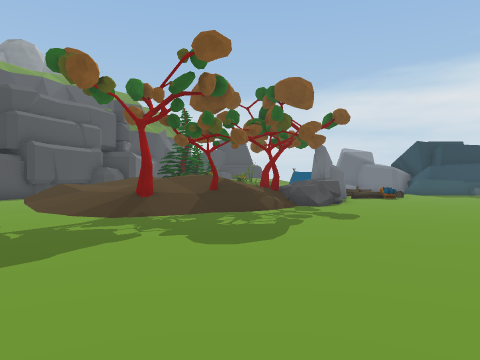
View 1 (above)

21 first-person views from a walk through a 3-D level made in the Unity game engine. The camera is 1.5 m above the floor, looks level and sees 70° across. The floor is counted in squares, 2 m on a side. Each view is taken from the middle of a square. On the plan, view 1 faces up. The plan holds only what a view shows up to about 11 squares ahead; the rest is blank. The place goes on beyond the plan. The player is left out. Some surface patterns are stand-ins.

View 2
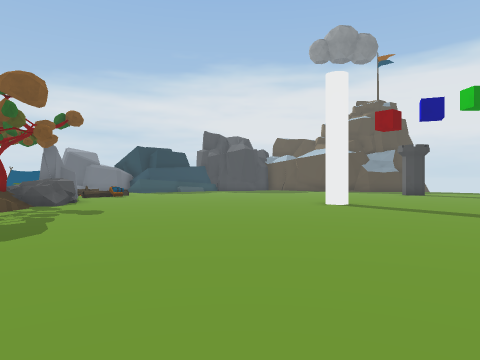

View 3
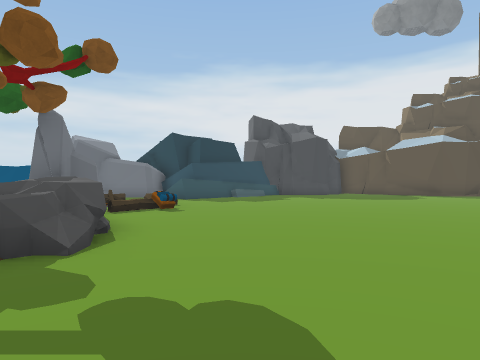

View 4
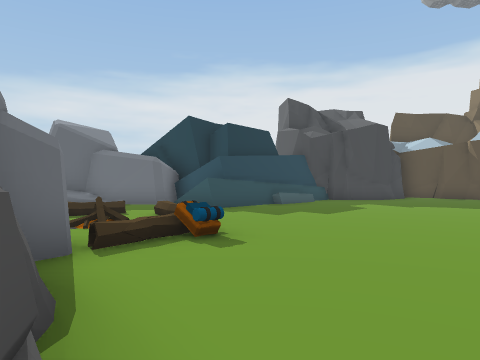

View 5
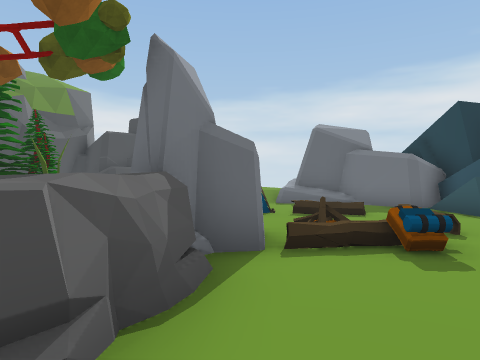

View 6
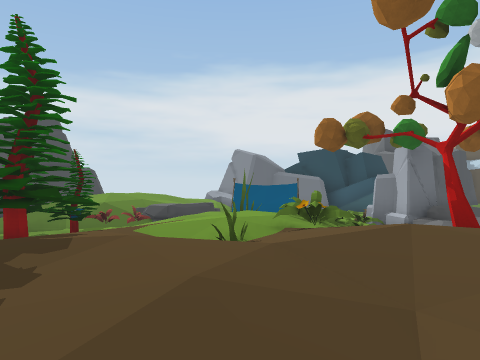

View 7
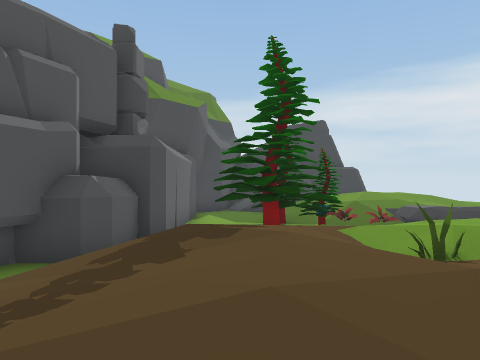

View 8
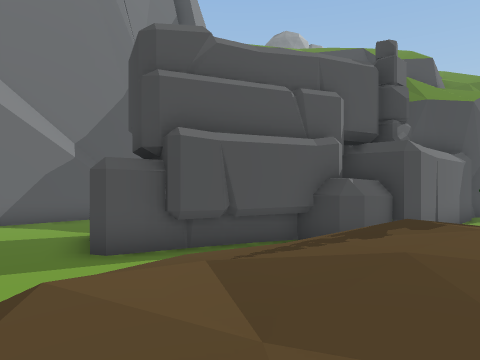

View 9
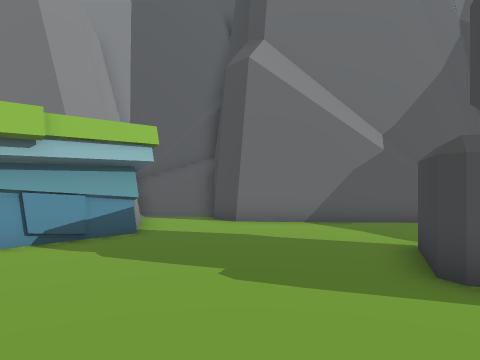

View 10
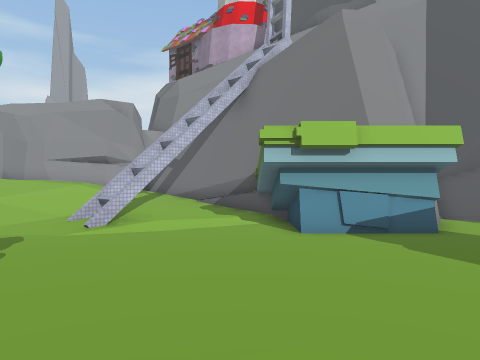

View 11
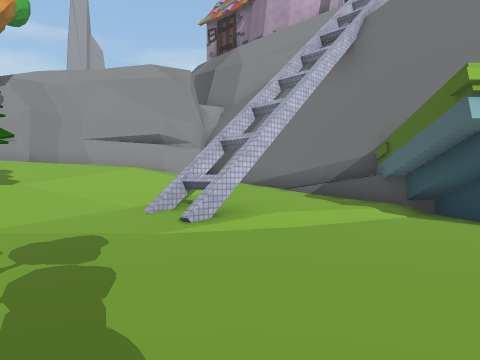

View 12
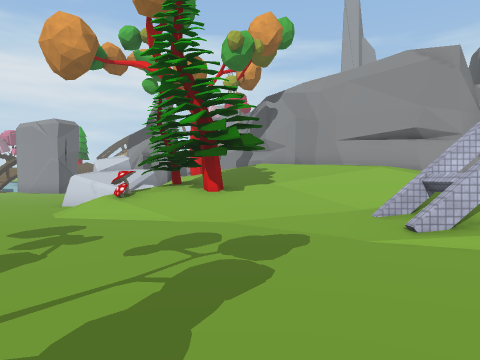

View 13
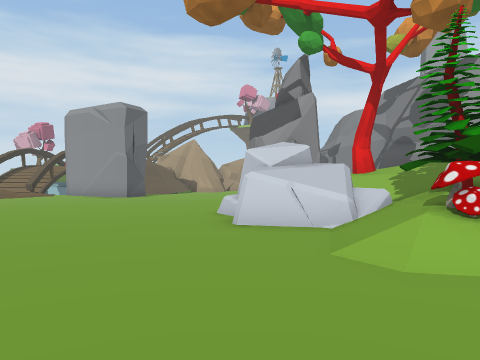

View 14
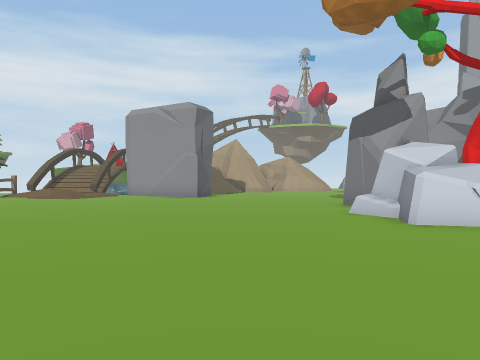

View 15
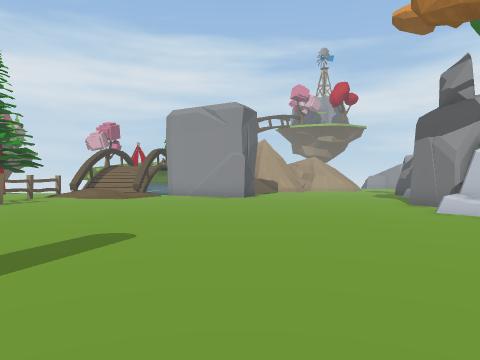

View 16
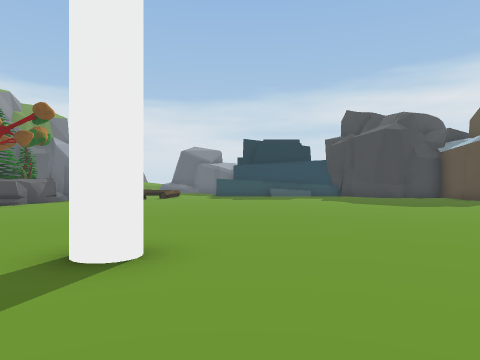

View 17
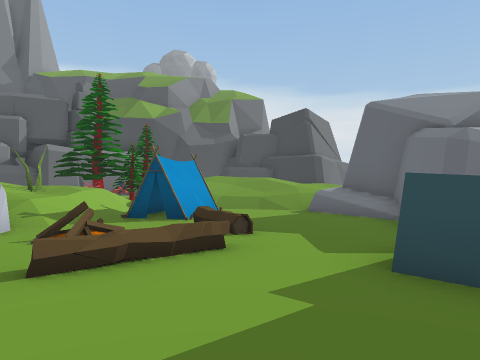

View 18
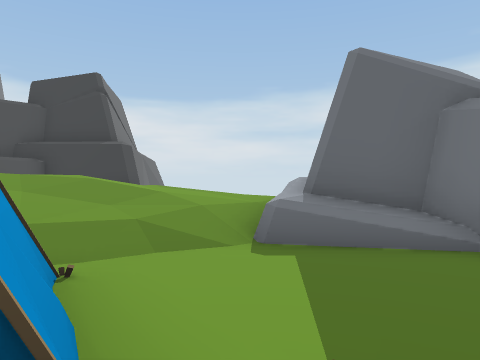

View 19
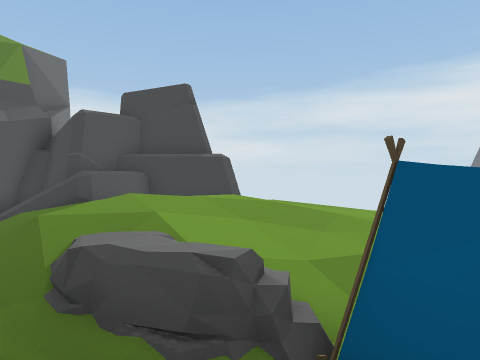

View 20
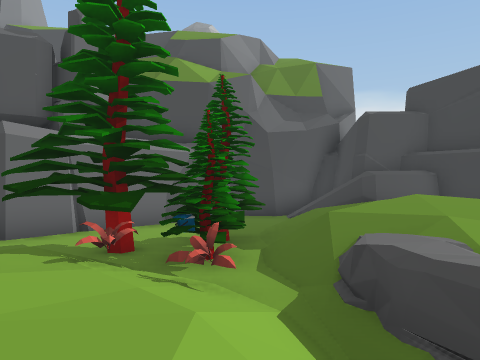

View 21
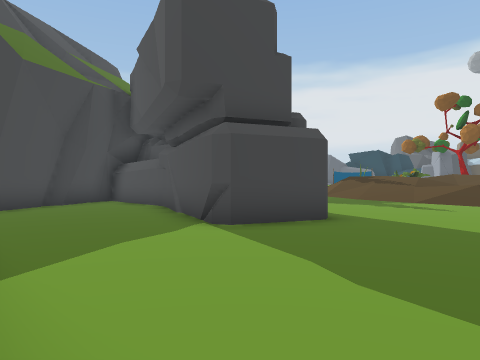

### Floor plan
Key: @ floor where view 1 was taken; # wall or solid block; . main floor; : floor 0.5 m higher than the main floor; + floor 1 m higher than the main floor; * floor 1.5 m higher than the main floor; % floor 2.5 m higher than the main floor; / step, stairs or slope; = window, fence, low wall or low ledge; ^ raised ledge; T tree; E tent; C campfire; R rock; P plant; O other object.
Columns run from 15 left of view 1 to 15 right of it. Each row starts with its distance up from view 1.
 28               #  #
 27           ###^^###
 26           # //#
 25          ##///#    //
 24          #.. //  ///+ #
 23          #..////**/// #
 22          #..T////////##
 21          #..TT///////^##
 20   ###    #.TTT.////....##
 19   #...#  #..TPP//REE....#
 18   ....#  #. T/////EEO...##
 17  ....#####    /////.....####
 16  ....###..  // /O+//C.O.....
 15 #....###  ////*/O/PR..:......
 14 #...####.////O/OO #R:O........
 13 #...###.=/////P  =/............
 12 #......./////// T/*............
 11 #.......//////  T/=............
 10 #........////////=.............
  9 ........./////T//..............
  8 ..........///T//...............
  7 ####........//................
  6    #..........................
  5    ##........................
  4    #....................#...
  3    #///.....................
  2   ##/////..................
  1    #///=/..................
  0    #///////....@.......
 -1    #/ /////////........
 -2    #  /////TO//.........
 -3     ##/////TT/...........
 -4      ##%/////^##.........
 -5       ##/////^##..........
 -6        #/////  ^...........
 -7          ///#/#............
 -8          #   ##.............#
 -9          ##    .............#

Positions as (right, up) in squares from view 1, and headings:
1: (0, 0), facing up
2: (-1, -1), facing up-right
3: (1, 6), facing up-right
4: (3, 10), facing up-right
5: (4, 10), facing up
6: (-5, 11), facing up-right
7: (-4, 11), facing up
8: (-3, 10), facing up-left
9: (-5, 10), facing left
10: (-4, 10), facing down-left
11: (-4, 6), facing down-left
12: (-5, 6), facing down
13: (0, 2), facing down
14: (3, 2), facing down
15: (5, 2), facing down
16: (10, 1), facing up
17: (10, 14), facing up-left
18: (5, 17), facing up
19: (2, 17), facing up
20: (2, 17), facing up-left
21: (-15, 9), facing up-right
